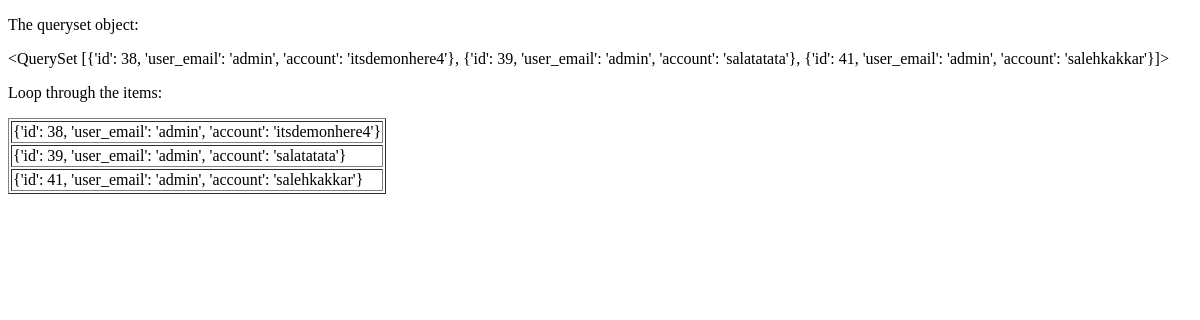
Page /template.html on the earlier database version.
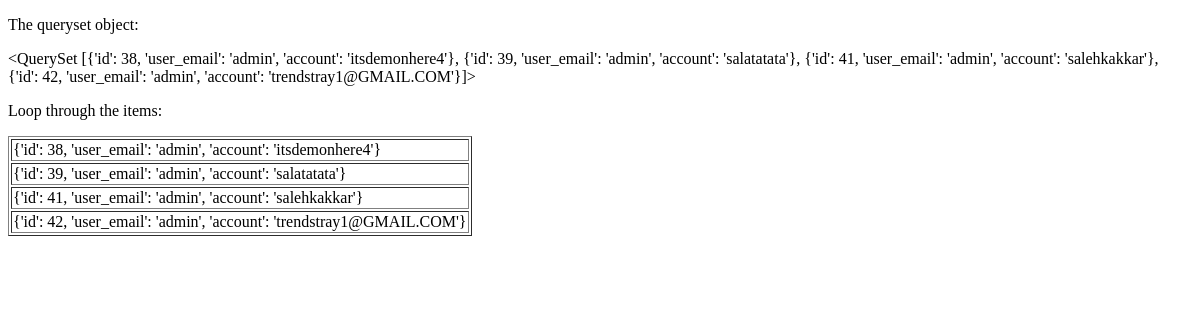
Same page on the later database version.
### insta/models.py (models this page shows)
class Details(models.Model):
    user_email = models.CharField(max_length=200 ,default=None )
    account=models.CharField(max_length=200 ,default=None )

### insta/views.py (the view)
# urls.py: path('template.html',views.data_get),
def data_get(request):
   data=Details.objects.all().values()
   print(data)
   template=loader.get_template('template.html')
   context={'mymembers':data}
   return HttpResponse(template.render(context,request))

### insta/templates/template.html
<!DOCTYPE html>
<html>
<body>
<p>The queryset object:</p>
{{ mymembers }}
<p>Loop through the items:</p>
<table border='1'>
  {% for x in mymembers %}
    <tr>
      <td>{{ x }}</td>
    </tr>
  {% endfor %}
</table>
</body>
</html>

Differences in the rows shown:
added Details: x "{'id': 42, 'user_email': 'admin', 'account': 'trendstray1@GMAIL.COM'}"
Other differences:
{{ mymembers }}: "…41, 'user_email': 'admin', 'account': 'salehkakkar'}]>" → "…41, 'user_email': 'admin', 'account': 'salehkakkar'}, {'id': 42, 'user_email': 'admin', 'account': 'trendstray1@GMAIL.COM'}]>"
